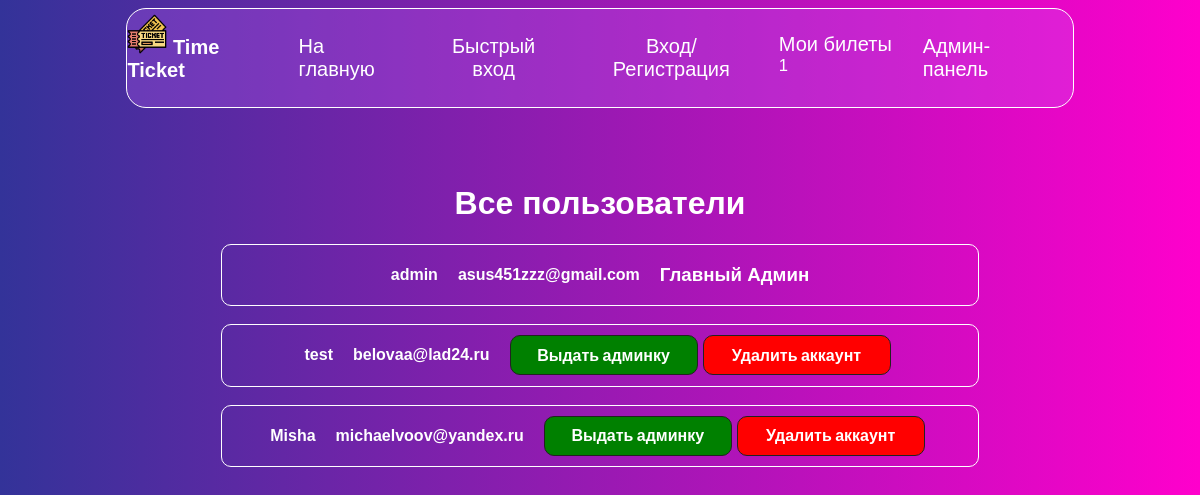
/admin/all_users (signed in), run on the app's committed database.
### main.py (models this page shows, shortened)
class Users(db.Model):
    id = db.Column(db.Integer, primary_key=True)
    login = db.Column(db.String(150), nullable=False, unique=True)
    email = db.Column(db.String(150), nullable=False, unique=True)
    password = db.Column(db.String(150), nullable=False)
    dateR = db.Column(db.DateTime, default=datetime.datetime.utcnow())

### main.py (the view)
@app.route('/admin/all_users', methods=['POST', 'GET'])
def admin_users():
    global admins
    name = request.cookies.get('user')
    a = len(list(Tickets_in_Cart.query.filter_by(author=name).all()))
    admins = open('admins.txt', 'r').read().split('\n')
    if not name in admins:
        return redirect('/login')
    users = Users.query.all()
    return render_template('allusers.html', a=a, admins=admins, users=users)

### templates/allusers.html (shortened to what this page needs)
<!DOCTYPE html>
<html lang="en">
<head>
    <link rel="stylesheet" href="/static/css/style.css"/>
</head>
<body>
    {% include 'header.html' %}
    <div id="outer">
        <div id="inner" style="color: white; width: 80%; text-align: center;">
            <h1>Все пользователи</h1>
            {% for i in users %}
                <div class="user_in_admin">
                    <h4 class="element">{{ i.login }}</h4>
                    <h4 class="element">{{ i.email }}</h4>
                    {% if not i.login in admins %}
                    <button class="gimme-admin" onclick="red('/admin/gimme_admin?id={{i.id}}')">Выдать админку</button>
                    <button class="steal-account" onclick="red('/admin/del_account?id={{i.id}}')">Удалить аккаунт</button>
                    {% elif i.login == 'admin' %}
                    <h3>Главный Админ</h3>
                    {% else %}
                    <button class="steal-admin" onclick="red('/admin/steal_admin?id={{i.id}}')">Удалить из админов</button>
                    <h3>Аккаунт Админа</h3>
                    {% endif %}
                </div><br>
            {% endfor %}
        </div>
    </div>
</body>
</html>

### static/css/style.css (style rules this page uses)
body { font-family: 'Poppins', sans-serif; min-height: 100vh; background: linear-gradient(to right, #333399, #ff00cc); }
@media screen { #outer { width: screen width - 40; } }
@media screen { #inner { width: 450px; margin: 5% auto; } }
.user_in_admin { width: 80%; margin-left: auto; margin-right: auto; border: 1px solid white; border-radius: 10px; display: flex; justify-content: center; align-items: center; }
.element { margin-right: 20px; }
.gimme-admin { font-family: 'Poppins', sans-serif; border: 1px solid #222; border-radius: 10px; font-weight: bold; cursor: pointer; transition: all .25s linear; background-color: green; color: white; font-size: 16px; width: 188px; height: 40px; margin-right: 5px; }
.steal-account { font-family: 'Poppins', sans-serif; border: 1px solid #222; border-radius: 10px; font-weight: bold; cursor: pointer; transition: all .25s linear; background-color: red; color: white; font-size: 16px; width: 188px; height: 40px; margin-right: 5px; }

### static/css/fastauth.css (style rules this page uses)
body { font-family: Arial, Helvetica, sans-serif; }

### data on the page
Users: login "admin", email "asus451zzz@gmail.com", shows "Главный Админ"
Users: login "test", email "belovaa@lad24.ru"
Users: login "Misha", email "michaelvoov@yandex.ru"

### other printed values
{{ a }} "1"
